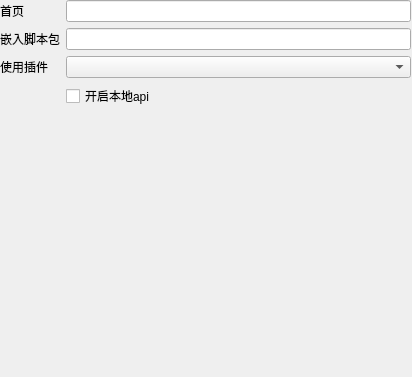
<?xml version="1.0" encoding="UTF-8"?>
<ui version="4.0">
 <class>Dialog</class>
 <widget class="QDialog" name="Dialog">
  <property name="geometry">
   <rect>
    <x>0</x>
    <y>0</y>
    <width>412</width>
    <height>377</height>
   </rect>
  </property>
  <property name="windowTitle">
   <string>Dialog</string>
  </property>
  <widget class="QWidget" name="formLayoutWidget">
   <property name="geometry">
    <rect>
     <x>0</x>
     <y>0</y>
     <width>411</width>
     <height>331</height>
    </rect>
   </property>
   <layout class="QFormLayout" name="formLayout">
    <item row="0" column="0">
     <widget class="QLabel" name="label">
      <property name="text">
       <string>首页</string>
      </property>
     </widget>
    </item>
    <item row="0" column="1">
     <widget class="QLineEdit" name="mainurl"/>
    </item>
    <item row="2" column="0">
     <widget class="QLabel" name="label_2">
      <property name="text">
       <string>嵌入脚本包</string>
      </property>
     </widget>
    </item>
    <item row="2" column="1">
     <widget class="QLineEdit" name="script"/>
    </item>
    <item row="7" column="0">
     <widget class="QLabel" name="label_3">
      <property name="text">
       <string/>
      </property>
     </widget>
    </item>
    <item row="5" column="1">
     <widget class="QComboBox" name="plug"/>
    </item>
    <item row="5" column="0">
     <widget class="QLabel" name="label_4">
      <property name="text">
       <string>使用插件</string>
      </property>
     </widget>
    </item>
    <item row="7" column="1">
     <widget class="QCheckBox" name="openapi">
      <property name="text">
       <string>开启本地api</string>
      </property>
     </widget>
    </item>
   </layout>
  </widget>
 </widget>
 <resources/>
 <connections/>
</ui>
